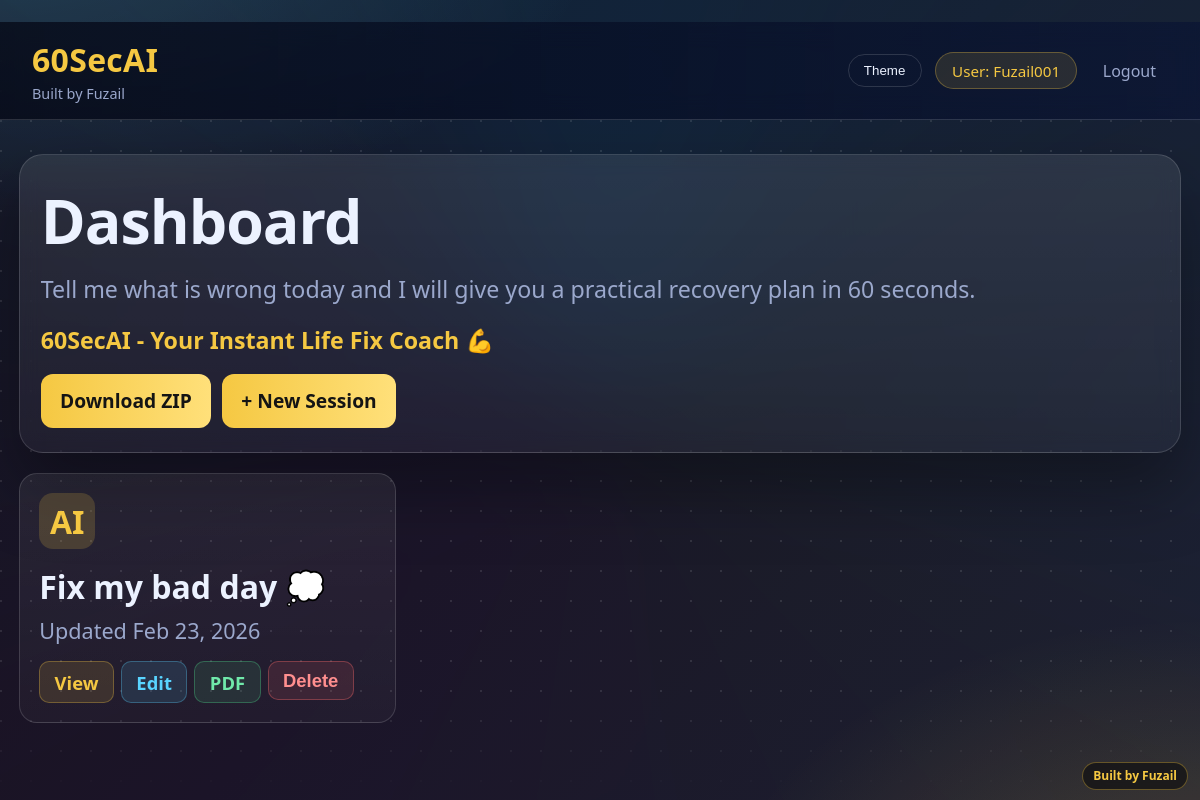
Page /dashboard (signed in) on the committed database.
### app.py (models this page shows)
class User(UserMixin, db.Model):
    id         = db.Column(db.Integer, primary_key=True)
    username   = db.Column(db.String(80),  unique=True, nullable=False)
    email      = db.Column(db.String(120), unique=True, nullable=False)
    password   = db.Column(db.String(200), nullable=False)
    is_verified = db.Column(db.Boolean, default=False, nullable=False)
    created_at = db.Column(db.DateTime, default=datetime.utcnow)
    items      = db.relationship("Item", backref="user", lazy=True, cascade="all, delete-orphan")

class Item(db.Model):
    id         = db.Column(db.Integer, primary_key=True)
    title      = db.Column(db.String(100), nullable=False)
    data       = db.Column(db.Text, nullable=False, default="{}")
    created_at = db.Column(db.DateTime, default=datetime.utcnow)
    updated_at = db.Column(db.DateTime, default=datetime.utcnow, onupdate=datetime.utcnow)
    user_id    = db.Column(db.Integer, db.ForeignKey("user.id"), nullable=False)

### app.py (the view)
@app.route("/dashboard")
@login_required
def dashboard():
    items = Item.query.filter_by(user_id=current_user.id).order_by(Item.updated_at.desc()).all()
    fallback_msg = None
    try:
        with open("ai-fallback-reason.txt", "r", encoding="utf-8") as f:
            fallback_msg = f.read().strip()
    except FileNotFoundError:
        pass
    if fallback_msg:
        lowered = fallback_msg.lower()
        if "openai client unavailable" in lowered or "openai_api_key missing" in lowered:
            fallback_msg = None
    return render_template("dashboard.html", items=items, fallback_msg=fallback_msg, project_name="create-a-production-ready-flask-web-app-called-60secai-ai-fix-my")

### app.py (called while the page is built)
@login_manager.user_loader
def load_user(user_id):
    return User.query.get(int(user_id))

### templates/dashboard.html (shortened to what this page needs)
﻿<!DOCTYPE html>
<html lang="en">
<head>
</head>
<body>
<nav class="reveal" style="--d:.03s;">
  <div class="brand">
    <a href="/">60SecAI</a>
    <span class="madeby">Built by Fuzail</span>
  </div>
  <div class="nav-right">
    <button id="theme-toggle" class="theme-btn" type="button">Theme</button>
    <span class="badge">User: {{ current_user.username }}</span>
    <a href="/logout" class="logout">Logout</a>
  </div>
</nav>
<main>
  <section class="hero reveal" id="hero-panel" style="--d:.09s;">
    <h1>Dashboard</h1>
    <p>Tell me what is wrong today and I will give you a practical recovery plan in 60 seconds.</p>
    <div class="hero-note">60SecAI - Your Instant Life Fix Coach 💪</div>
    <div class="actions">
      <a href="/project/export.zip" class="btn-new">Download ZIP</a>
      <a href="/item/new" class="btn-new">+ New Session</a>
    </div>
  </section>
  {% if items %}
    <div class="grid">
      {% for item in items %}
      <div class="card tilt-card" style="--i:{{ loop.index0 }};">
        <div class="card-icon">AI</div>
        <div class="card-title">{{ item.title | truncate(40) }} 💭</div>
        <div class="card-date">Updated {{ item.updated_at.strftime('%b %d, %Y') }}</div>
        <div class="card-actions">
          <a href="/item/{{item.id}}" class="btn-sm btn-view">View</a>
          <a href="/item/{{item.id}}/edit" class="btn-sm btn-edit">Edit</a>
          <a href="/item/{{item.id}}/pdf" class="btn-sm btn-pdf">PDF</a>
          <form method="POST" action="/item/{{item.id}}/delete" style="display:inline" onsubmit="return confirm('Delete this item?')">
            <button type="submit" class="btn-sm btn-del">Delete</button>
          </form>
        </div>
      </div>
      {% endfor %}
    </div>
  {% else %}
    <div class="empty reveal" style="--d:.2s;">
      <h3>No sessions yet</h3>
      <p>Create your first life-fix session to get started.</p>
      <br><a href="/item/new" class="btn-new">+ Create First Session</a>
    </div>
  {% endif %}
</main>
<div id="fuzail-credit" style="position:fixed;right:12px;bottom:10px;z-index:9999;padding:6px 10px;border-radius:999px;font:600 12px/1.2 system-ui,sans-serif;background:rgba(0,0,0,.45);color:#f5c842;border:1px solid rgba(245,200,66,.35);backdrop-filter:blur(6px);">Built by Fuzail</div>
</body>
</html>

### rows in the picture
User: username "Fuzail001"
Item: title "Fix my bad day", updated_at "Feb 23, 2026"
